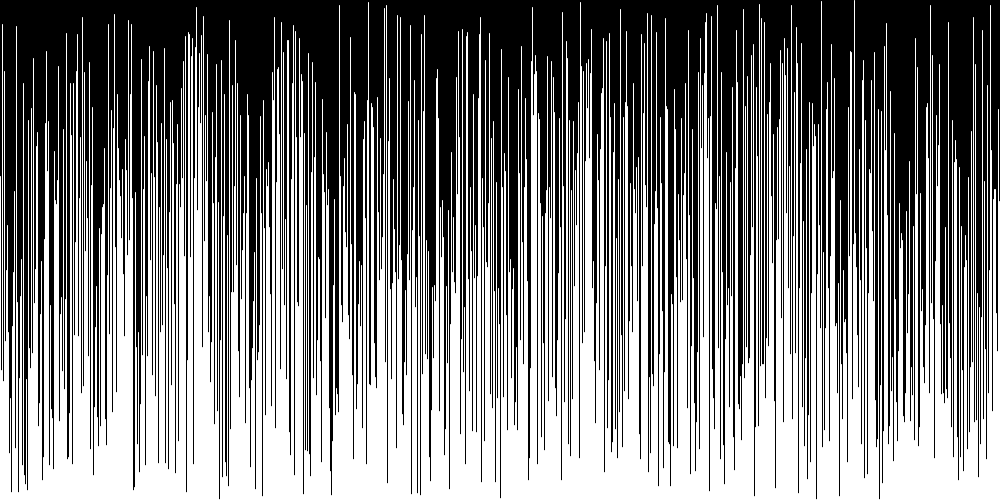
Frame 1 (no input)
Frame 60 (the mouse pressed at the canvas centre just before this capture): identical to frame 1, image omitted
Frame 120 (the mouse held since frame 60 and released just before this capture): identical to frame 1, image omitted

The Processing sketch that drew this single still picture (run headless with seeded random() and noise(); from frame 60 on, the mouse is pressed at the canvas centre):

// Processing sketch: BubbleSorting
// ── BubbleSorting.pde
int maxHeight = 500;
boolean start = false;


Line[] lines; 
int i =0;

void setup(){
  size (1000,500);
  background(0);
  lines = new Line[width];
  
  for (int i = 0;i<lines.length;i++){
    lines[i]= new Line(random(height));
    stroke(255);
    line(i, height, i, height - lines[i].len);
  }
}
void mouseClicked(){
  start = true;
  
}

void draw(){
  
  
if (start == true){  
  background(0);
  if(i<lines.length){
  //for(int i =0; i<lines.length;i++){
      for(int j=0;j<lines.length-i-1;j++){
        if(lines[j].len>lines[j+1].len){
          swap(lines,j,j+1);
        }
      
      }
    }else{
     
     println("finished");
    noLoop();
      
    }
    
    
    
    i++;
    
    for (int i = 0;i<lines.length;i++){
      stroke(255);
      line(i, height, i, height - lines[i].len);
    }
 }
}


void swap(Line[] arr,int a,int b)
{
  Line temp = arr[a];
  arr[a]=arr[b];
  arr[b]=temp;
}

// ── Line.pde
class Line{
 
 float len;
 
 Line (float len){
   this.len = len;
 }
 
  
}
